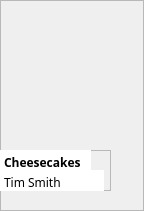
            <widget class="QFrame" name="frame_77">
             <property name="geometry">
              <rect>
               <x>458</x>
               <y>225</y>
               <width>144</width>
               <height>211</height>
              </rect>
             </property>
             <property name="frameShape">
              <enum>QFrame::StyledPanel</enum>
             </property>
             <property name="frameShadow">
              <enum>QFrame::Raised</enum>
             </property>
             <widget class="QLabel" name="label_44">
              <property name="geometry">
               <rect>
                <x>0</x>
                <y>0</y>
                <width>111</width>
                <height>141</height>
               </rect>
              </property>
              <property name="text">
               <string/>
              </property>
              <property name="pixmap">
               <pixmap resource="Resources.qrc">:/images/book-covers/book6.png</pixmap>
              </property>
              <property name="scaledContents">
               <bool>true</bool>
              </property>
             </widget>
             <widget class="QFrame" name="frame_78">
              <property name="geometry">
               <rect>
                <x>0</x>
                <y>150</y>
                <width>111</width>
                <height>41</height>
               </rect>
              </property>
              <property name="frameShape">
               <enum>QFrame::StyledPanel</enum>
              </property>
              <property name="frameShadow">
               <enum>QFrame::Raised</enum>
              </property>
              <widget class="QPlainTextEdit" name="plainTextEdit_83">
               <property name="geometry">
                <rect>
                 <x>0</x>
                 <y>0</y>
                 <width>91</width>
                 <height>21</height>
                </rect>
               </property>
               <property name="styleSheet">
                <string notr="true">font-weight: bold;
font-family: Baloo 2;
background: white;</string>
               </property>
               <property name="frameShape">
                <enum>QFrame::NoFrame</enum>
               </property>
               <property name="verticalScrollBarPolicy">
                <enum>Qt::ScrollBarAlwaysOff</enum>
               </property>
               <property name="tabChangesFocus">
                <bool>false</bool>
               </property>
               <property name="lineWrapMode">
                <enum>QPlainTextEdit::WidgetWidth</enum>
               </property>
               <property name="plainText">
                <string>Cheesecakes</string>
               </property>
               <property name="textInteractionFlags">
                <set>Qt::TextSelectableByKeyboard|Qt::TextSelectableByMouse</set>
               </property>
              </widget>
              <widget class="QPlainTextEdit" name="plainTextEdit_84">
               <property name="geometry">
                <rect>
                 <x>0</x>
                 <y>20</y>
                 <width>104</width>
                 <height>21</height>
                </rect>
               </property>
               <property name="styleSheet">
                <string notr="true">font-family: Baloo 2;
background: white;</string>
               </property>
               <property name="frameShape">
                <enum>QFrame::NoFrame</enum>
               </property>
               <property name="verticalScrollBarPolicy">
                <enum>Qt::ScrollBarAlwaysOff</enum>
               </property>
               <property name="plainText">
                <string>Tim Smith</string>
               </property>
              </widget>
             </widget>
            </widget>
